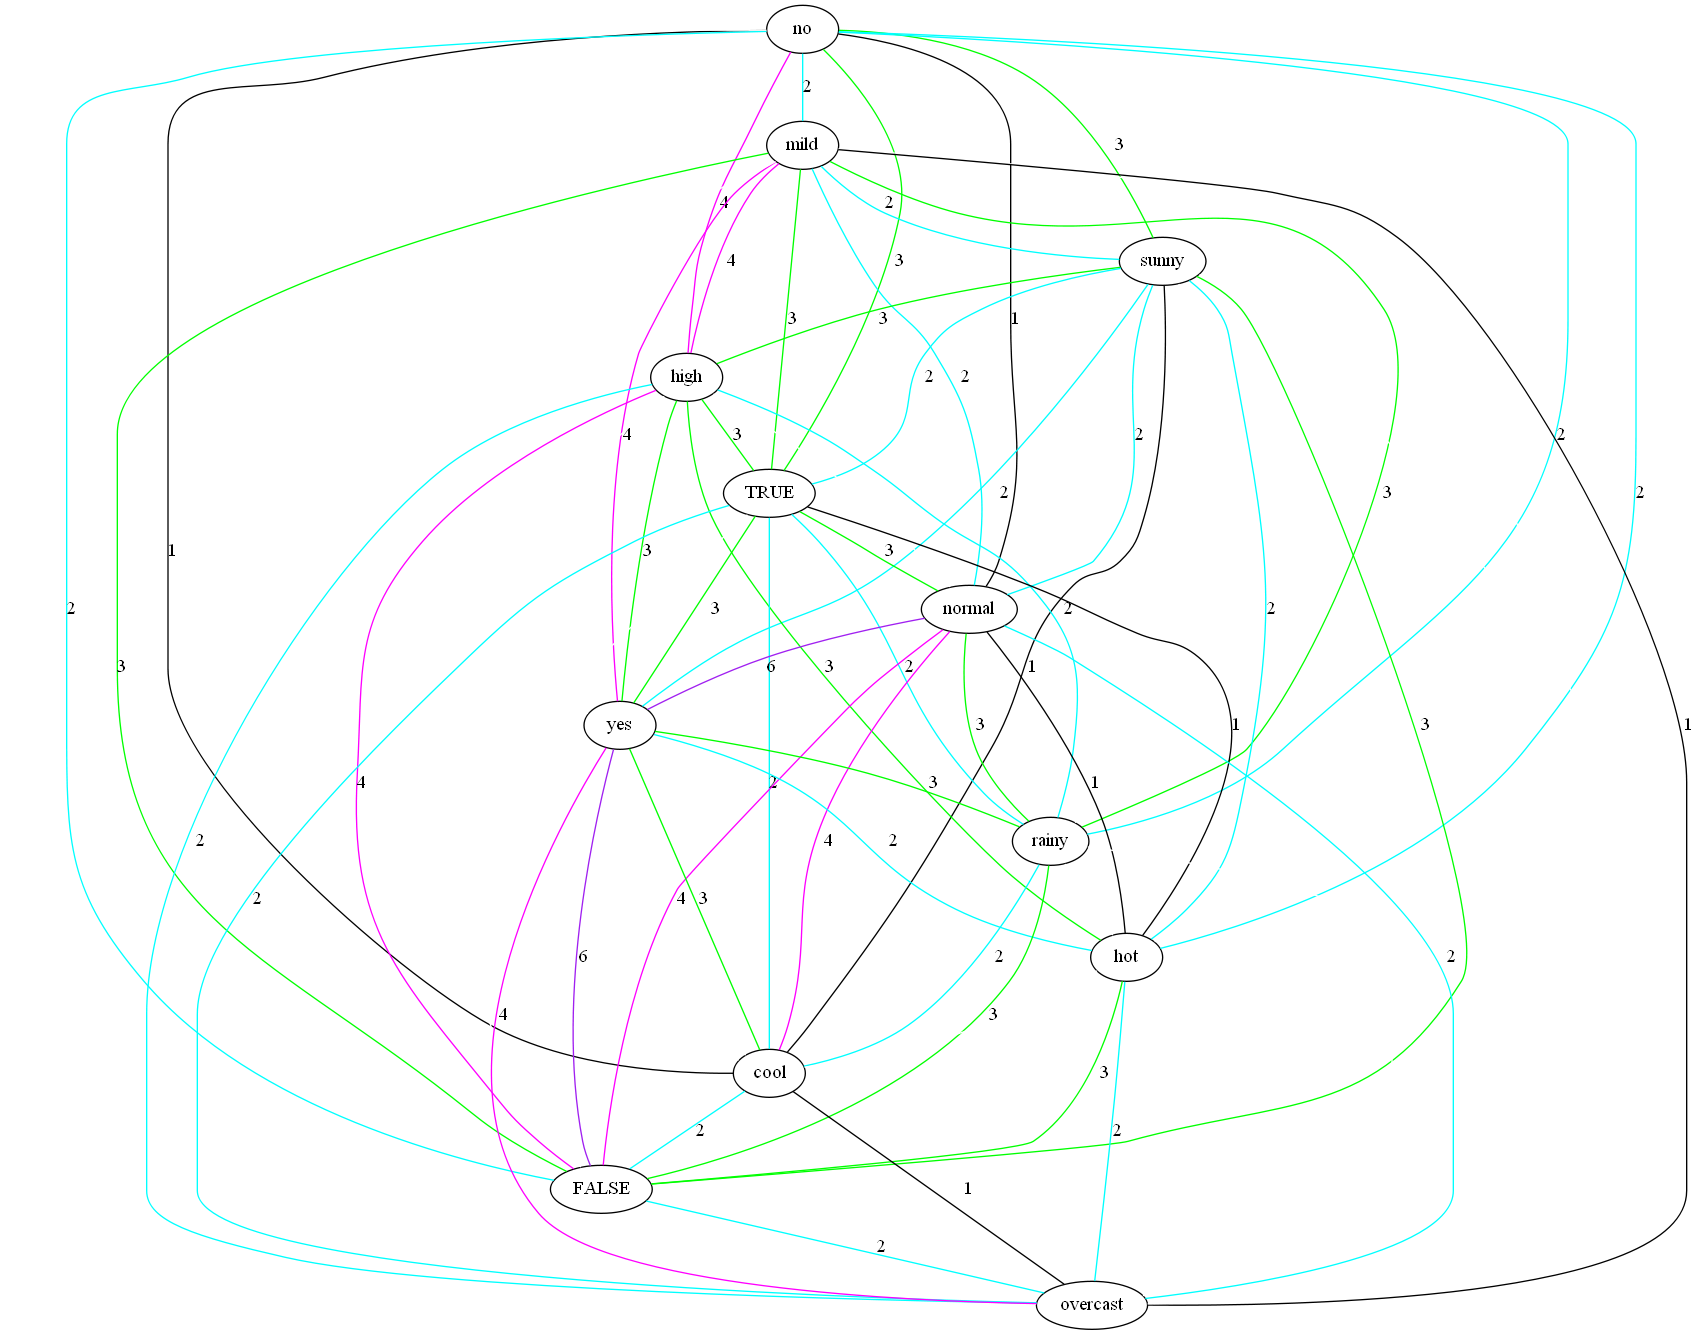

Write Python code to recreate this figure.
"""
This module implements a Gaifman graph

Copyright (c) 2016-2017 Laura Rodriguez Navas <laura.rodriguez.navas@upc.edu>

Distributed under MIT license
[https://opensource.org/licenses/MIT]
"""
import itertools
import sqlite3
import networkx as nx
from src.final.T import T
import src.iter_subsets as it
import src.final.Clan as c

__author__ = 'Laura Rodriguez Navas'
__license__ = 'MIT'

connection = sqlite3.connect('C:/Users/Laura/PycharmProjects/TFG/src/SQL/ex_py_s.db')
cur = connection.cursor()
cur.execute('SELECT * FROM test')

colNames = [description[0] for description in cur.description]
rows = cur.fetchall()

G = nx.Graph()

# nodes
for i in range(0, len(colNames)):
    for row in rows:
        # G.add_node("%s|%s" % (colNames[i], row[i]))
        G.add_node(row[i])

# arestes
# ignorar repetits
# inicialitzacio
for (u, v) in itertools.combinations(G.nodes(), 2):
    G.add_edge(u, v, color='white')

for row in rows:
    for (u, v) in itertools.combinations(row, 2):
        G.add_edge(u, v, color='black')

# no ignorem repetits
# comptem quants repetits

# arestes
d = dict()
for row in rows:
    for (u, v) in itertools.combinations(row, 2):
        if (u, v) in d.keys():
            d[(u, v)] = d.get((u, v)) + 1
            G.edge[u][v]['label'] += 1
        else:
            d[(u, v)] = 1
            G.edge[u][v]['label'] = 1


colors = {0: 'white', 1: 'black', 2: 'cyan', 3: 'green', 4: 'magenta', 5: 'orange', 6: 'purple', 7: 'red', 8: 'yellow', 9: 'brown'}
for key, value in colors.items():
    for u, v in G.edges():
        if 'label' in G[u][v] and key == G[u][v]['label']:
            G[u][v]['color'] = value

nx.nx_pydot.write_dot(G, 'gaifman.dot')


clansList = []
for s in it.powerset_generator(set(G.nodes())):  # Subset iterator of each subsetNodes
    if c.Clan.isAClan(G, s):  # If s is a clan of G
        clansList.append(s)  # Add s to the list

edgesAtributtes = nx.get_edge_attributes(G,'color')
print(edgesAtributtes)
print(clansList)
T.createTestructure(clansList, edgesAtributtes)


cur.close()
connection.close()
